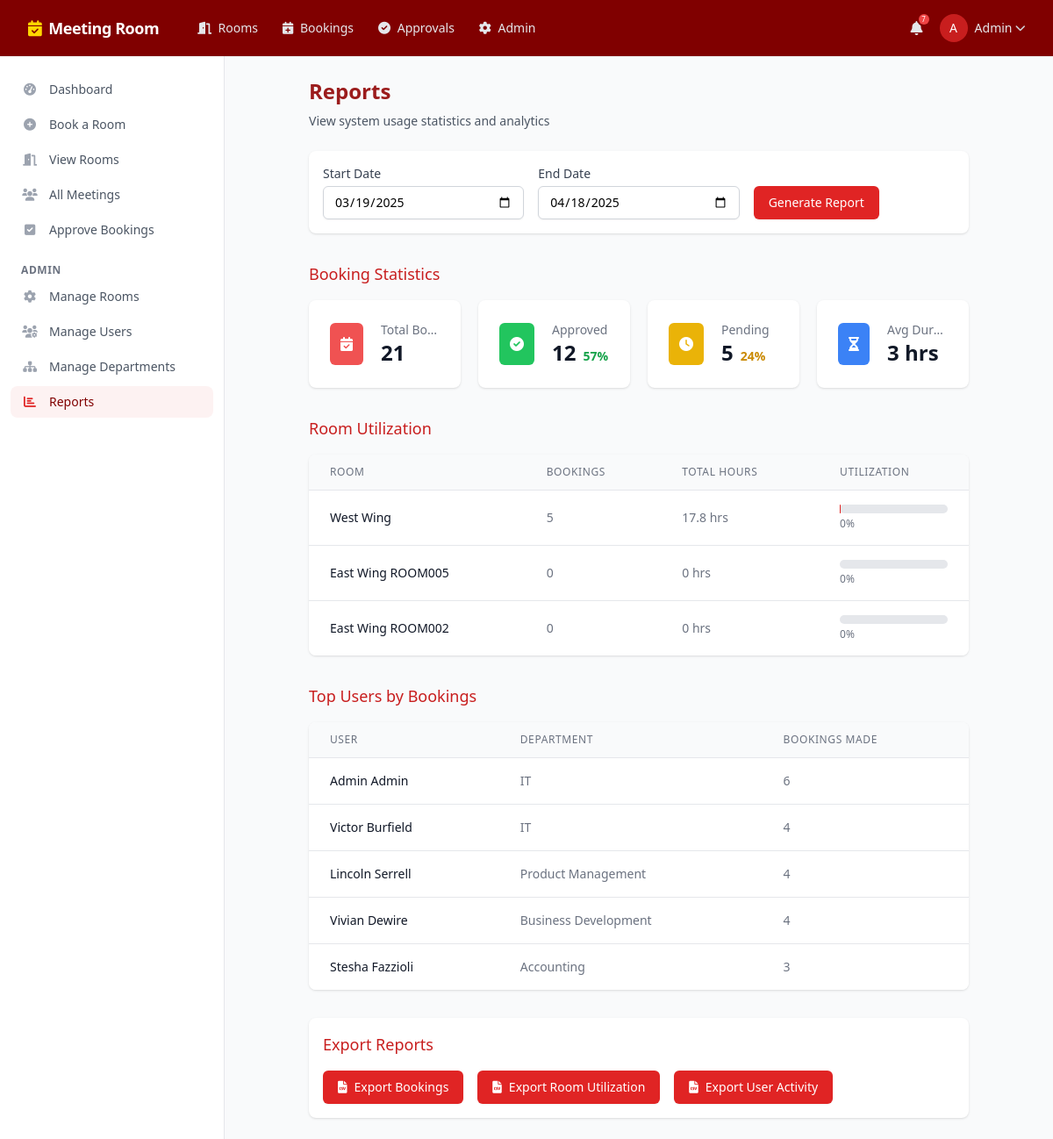
/reports.php (signed in), run on the app's committed database.
### tables this page shows
CREATE TABLE boardrooms (
    room_id INTEGER PRIMARY KEY AUTOINCREMENT,
    room_name TEXT NOT NULL UNIQUE,
    capacity INTEGER NOT NULL,
    location TEXT NOT NULL,
    amenities TEXT, -- JSON string of available amenities
    is_active BOOLEAN DEFAULT TRUE,
    thumbnail_url TEXT -- URL for room image
);

CREATE TABLE users (
    user_id INTEGER PRIMARY KEY AUTOINCREMENT,
    first_name TEXT NOT NULL,
    last_name TEXT NOT NULL,
    email TEXT NOT NULL UNIQUE,
    password TEXT NOT NULL, -- For login authentication
    department_id INTEGER NOT NULL,
    role TEXT DEFAULT 'user', -- 'user', 'approver', or 'admin'
    created_at DATETIME DEFAULT CURRENT_TIMESTAMP,
    FOREIGN KEY (department_id) REFERENCES departments(department_id)
);

### reports.php (the view, shortened to what the rows shown need)
<?php
require_once 'includes/header.php';
$startDate = isset($_GET['start_date']) ? $_GET['start_date'] : date('Y-m-d', strtotime('-30 days'));
$endDate = isset($_GET['end_date']) ? $_GET['end_date'] : date('Y-m-d');
$reportData = [
    'room_utilization' => getRoomUtilizationReport($startDate, $endDate),
    'booking_stats' => getBookingStats($startDate, $endDate),
    'user_activity' => getUserActivityReport($startDate, $endDate)
];
function getRoomUtilizationReport($startDate, $endDate) {
    global $db;
    $stmt = $db->prepare("
        SELECT
            r.room_id,
            r.room_name,
            COUNT(b.booking_id) as booking_count,
            SUM((julianday(b.end_time) - julianday(b.start_time)) * 24) AS total_hours
        FROM boardrooms r
        LEFT JOIN bookings b ON r.room_id = b.room_id
            AND b.status = 'Approved'
            AND b.start_time >= :start_date
            AND b.end_time <= :end_date
        WHERE r.is_active = 1
        GROUP BY r.room_id
        ORDER BY total_hours DESC
    ");
    $stmt->execute([
        ':start_date' => $startDate . ' 00:00:00',
        ':end_date' => $endDate . ' 23:59:59'
    ]);
    return $stmt->fetchAll(PDO::FETCH_ASSOC);
}
function getBookingStats($startDate, $endDate) {
    global $db;
    $stats = [];
    $stmt = $db->prepare("
        SELECT COUNT(*) as total_bookings,
               SUM(CASE WHEN status = 'Approved' THEN 1 ELSE 0 END) as approved,
               SUM(CASE WHEN status = 'Pending' THEN 1 ELSE 0 END) as pending,
               SUM(CASE WHEN status = 'Rejected' THEN 1 ELSE 0 END) as rejected,
               SUM(CASE WHEN status = 'Cancelled' THEN 1 ELSE 0 END) as cancelled
        FROM bookings
        WHERE start_time >= :start_date
        AND end_time <= :end_date
    ");
    $stmt->execute([
        ':start_date' => $startDate . ' 00:00:00',
        ':end_date' => $endDate . ' 23:59:59'
    ]);
    $stats['bookings'] = $stmt->fetch(PDO::FETCH_ASSOC);
    $stmt = $db->prepare("
        SELECT
            AVG((julianday(end_time) - julianday(start_time)) * 24) AS avg_hours
        FROM bookings
        WHERE status = 'Approved'
        AND start_time >= :start_date
        AND end_time <= :end_date
    ");
    $stmt->execute([
        ':start_date' => $startDate . ' 00:00:00',
        ':end_date' => $endDate . ' 23:59:59'
    ]);
    $stats['avg_duration'] = $stmt->fetchColumn();
    return $stats;
}
function getUserActivityReport($startDate, $endDate) {
    global $db;
    $stmt = $db->prepare("
        SELECT
            u.user_id,
            u.first_name || ' ' || u.last_name as user_name,
            COUNT(b.booking_id) as bookings_made,
            d.department_name
        FROM users u
        LEFT JOIN bookings b ON u.user_id = b.user_id
            AND b.start_time >= :start_date
            AND b.end_time <= :end_date
        LEFT JOIN departments d ON u.department_id = d.department_id
        GROUP BY u.user_id
        ORDER BY bookings_made DESC
        LIMIT 5
    ");
    $stmt->execute([
        ':start_date' => $startDate . ' 00:00:00',
        ':end_date' => $endDate . ' 23:59:59'
    ]);
    return $stmt->fetchAll(PDO::FETCH_ASSOC);
}
?>
<main class="py-6 px-4 sm:px-6 lg:px-8">
    <div class="max-w-7xl mx-auto">
        <div class="px-4 sm:px-6 lg:px-8">
            <div class="sm:flex sm:items-center">
                <div class="sm:flex-auto">
                    <h1 class="text-2xl font-bold text-maroon-800">Reports</h1>
                </div>
            </div>
            <div class="mt-8">
                <h2 class="text-lg font-medium text-maroon-700 mb-4">Booking Statistics</h2>
            </div>
            <div class="mt-8">
                <h2 class="text-lg font-medium text-maroon-700 mb-4">Room Utilization</h2>
                <div class="bg-white shadow rounded-lg overflow-hidden">
                    <div class="overflow-x-auto">
                        <table class="min-w-full divide-y divide-gray-200">
                            <thead class="bg-gray-50">
                                <tr>
                                    <th scope="col" class="px-6 py-3 text-left text-xs font-medium text-gray-500 uppercase tracking-wider">
                                        Room
                                    </th>
                                    <th scope="col" class="px-6 py-3 text-left text-xs font-medium text-gray-500 uppercase tracking-wider">
                                        Bookings
                                    </th>
                                    <th scope="col" class="px-6 py-3 text-left text-xs font-medium text-gray-500 uppercase tracking-wider">
                                        Total Hours
                                    </th>
                                    <th scope="col" class="px-6 py-3 text-left text-xs font-medium text-gray-500 uppercase tracking-wider">
                                        Utilization
                                    </th>
                                </tr>
                            </thead>
                            <tbody class="bg-white divide-y divide-gray-200">
                                <?php foreach ($reportData['room_utilization'] as $room): ?>
                                    <tr>
                                        <td class="px-6 py-4 whitespace-nowrap">
                                            <div class="text-sm font-medium text-gray-900"><?= htmlspecialchars($room['room_name']) ?></div>
                                        </td>
                                        <td class="px-6 py-4 whitespace-nowrap text-sm text-gray-500">
                                            <?= $room['booking_count'] ?>
                                        </td>
                                        <td class="px-6 py-4 whitespace-nowrap text-sm text-gray-500">
                                            <?= round($room['total_hours'] ?? 0, 1) ?> hrs
                                        </td>
                                        <td class="px-6 py-4 whitespace-nowrap">
                                            <?php
                                            $maxHours = (strtotime($endDate) - strtotime($startDate)) / (60 * 60) * 8;
                                            $utilization = $maxHours > 0 ? ($room['total_hours'] / $maxHours) * 100 : 0;
                                            ?>
                                            <div class="w-full bg-gray-200 rounded-full h-2.5">
                                            </div>
                                            <div class="text-xs text-gray-500 mt-1"><?= round($utilization) ?>%</div>
                                        </td>
                                    </tr>
                                <?php endforeach; ?>
                            </tbody>
                        </table>
                    </div>
                </div>
            </div>
            <div class="mt-8">
                <h2 class="text-lg font-medium text-maroon-700 mb-4">Top Users by Bookings</h2>
                <div class="bg-white shadow rounded-lg overflow-hidden">
                    <div class="overflow-x-auto">
                        <table class="min-w-full divide-y divide-gray-200">
                            <thead class="bg-gray-50">
                                <tr>
                                    <th scope="col" class="px-6 py-3 text-left text-xs font-medium text-gray-500 uppercase tracking-wider">
                                        User
                                    </th>
                                    <th scope="col" class="px-6 py-3 text-left text-xs font-medium text-gray-500 uppercase tracking-wider">
                                        Department
                                    </th>
                                    <th scope="col" class="px-6 py-3 text-left text-xs font-medium text-gray-500 uppercase tracking-wider">
                                        Bookings Made
                                    </th>
                                </tr>
                            </thead>
                            <tbody class="bg-white divide-y divide-gray-200">
                                <?php foreach ($reportData['user_activity'] as $user): ?>
                                    <tr>
                                        <td class="px-6 py-4 whitespace-nowrap">
                                            <div class="text-sm font-medium text-gray-900"><?= htmlspecialchars($user['user_name']) ?></div>
                                        </td>
                                        <td class="px-6 py-4 whitespace-nowrap text-sm text-gray-500">
                                            <?= htmlspecialchars($user['department_name'] ?? 'N/A') ?>
                                        </td>
                                        <td class="px-6 py-4 whitespace-nowrap text-sm text-gray-500">
                                            <?= $user['bookings_made'] ?>
                                        </td>
                                    </tr>
                                <?php endforeach; ?>
                            </tbody>
                        </table>
                    </div>
                </div>
            </div>
            <div class="mt-8 bg-white shadow rounded-lg p-4">
                <h2 class="text-lg font-medium text-maroon-700 mb-4">Export Reports</h2>
            </div>
        </div>
    </div>
</main>
</body>
</html>

### data on the page
boardrooms: room_name "West Wing", booking_count "5", total_hours "17.8", utilization "0"
boardrooms: room_name "East Wing ROOM005", booking_count "0", total_hours "0", utilization "0"
boardrooms: room_name "East Wing ROOM002", booking_count "0", total_hours "0", utilization "0"
users: user_name "Admin Admin", department_name "IT", bookings_made "6"
users: user_name "Victor Burfield", department_name "IT", bookings_made "4"
users: user_name "Lincoln Serrell", department_name "Product Management", bookings_made "4"
users: user_name "Vivian Dewire", department_name "Business Development", bookings_made "4"
users: user_name "Stesha Fazzioli", department_name "Accounting", bookings_made "3"

### other printed values
$unreadNotifications "7"
substr($_SESSION['first_name'], 0, 1) "A"
$_SESSION['first_name'] "Admin"
$reportData['booking_stats']['bookings']['total_bookings'] "21"
$reportData['booking_stats']['bookings']['approved'] "12"
$reportData['booking_stats']['bookings']['pending'] "5"
$reportData['booking_stats']['avg_duration'] "3"
